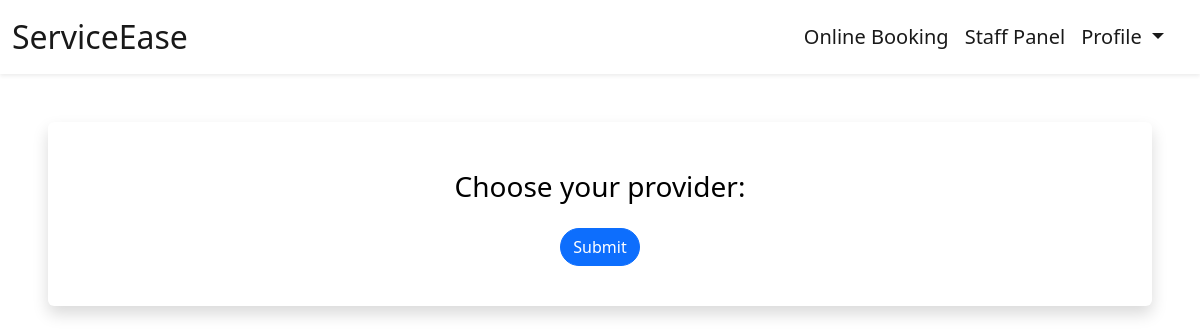
The app's page /booking/booking-submit (signed in), older data.
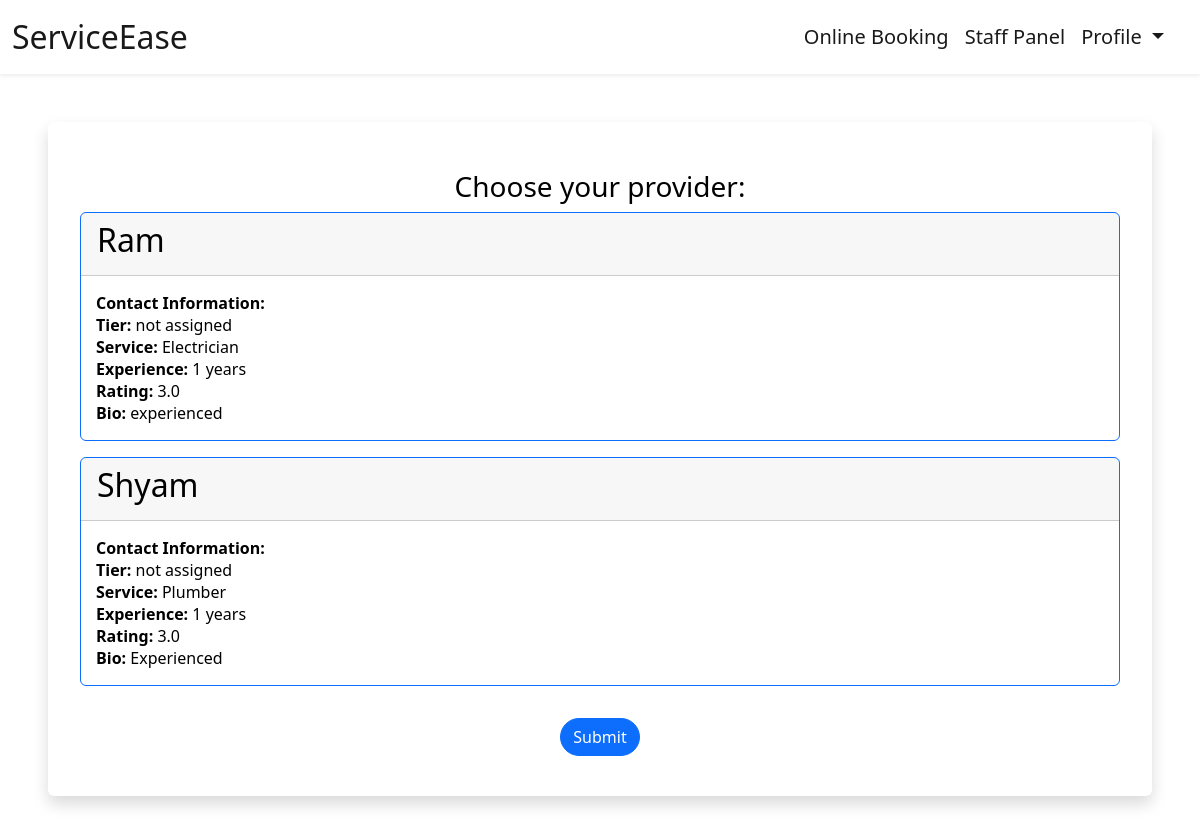
The same page, newer data.
### booking/models.py (models this page shows, shortened)
class Staff(models.Model):
    name = models.CharField(max_length=100)
    contact_number = models.CharField(max_length=100)
    tier = models.CharField(max_length=50,default="Not assigned")
    service = models.CharField(max_length=100)
    bio = models.TextField()
    experience = models.IntegerField()
    rating = models.FloatField()
    image = models.ImageField(upload_to='images/', null=True, blank=True)
    price = models.DecimalField(decimal_places=2, max_digits=8)

### booking/views.py (the view, shortened to what this page needs)
# urls.py: path('booking-submit', views.bookingSubmit, name='bookingSubmit'),
def bookingSubmit(request):
    user = request.user
    times = [
        "3 PM", "3:30 PM", "4 PM", "4:30 PM", "5 PM", "5:30 PM", "6 PM", "6:30 PM", "7 PM", "7:30 PM"
    ]
    today = datetime.now()
    minDate = today.strftime('%Y-%m-%d')
    deltatime = today + timedelta(days=21)
    strdeltatime = deltatime.strftime('%Y-%m-%d')
    maxDate = strdeltatime
    day = request.session.get('day')
    service = request.session.get('service')
    staff_members = Staff.objects.all()
    hour = checkTime(times, day)
    return render(request, 'bookingSubmit.html' ,{
        'times':hour,'staff':staff_members
    })

### booking/views.py (called while the page is built)
def checkTime(times, day):
    x = []
    for k in times:
        if Appointment.objects.filter(day=day, time=k).count() < 1:
            x.append(k)
    return x

### booking/templates/bookingSubmit.html (shortened to what this page needs)
{% extends 'layout.html' %} {% load static %} {% block body %}
{% if user.is_authenticated %}
<div class="shadow p-4 mb-5 bg-body bg-body rounded text-black text-center m-5">
  <form
    method="post"
    action="{% url 'bookingSubmit' %}"
    class="me-2 ms-2"
    required
  >
    <h3 class="text-center fPersian mt-4">Choose your provider:</h3>
{% for staff_member in staff %}
  <div class="card border-primary custom-card mb-3" style="width: 100%;">
    <div class="card-header" style="display: flex; justify-content: space-between; align-items: center;">
      <h2>{{ staff_member.name }}</h2>
    </div>
    <div class="card-body" style="display: flex; flex-direction: column; text-align: left;">
      <p style="margin: -1;"><strong>Contact Information:</strong> {{ staff_member.contact_information }}</p>
      <p style="margin: -1;"><strong>Tier:</strong> {{ staff_member.tier }}</p>
      <p style="margin: -1;"><strong>Service:</strong> {{ staff_member.service }}</p>
      <p style="margin: -1;"><strong>Experience:</strong> {{ staff_member.experience }} years</p>
      <p style="margin: -1;"><strong>Rating:</strong> {{ staff_member.rating }}</p>
      <p style="margin: -1;"><strong>Bio:</strong> {{ staff_member.bio }}</p>
    </div>
  </div>
{% endfor %}
<button type="submit" class="btn btn-primary text-white mt-3 fPersian rounded-pill ">
  Submit
</button>
</form>
</div>
{% else %}
<div class="shadow p-4 mb-5 bg-body bg-body rounded text-black m-5">
  <h1 class="p-2 me-3">First Sign in!</h1>
  <a href="{% url 'login' %}" class="btn btn-primary text-white">Sign in</a>
</div>
{% endif %} {% endblock %}

Row changes from the older to the newer data that the page shows:
added Staff: name "Ram", tier "not assigned", service "Electrician", experience "1", rating "3.0", bio "experienced"
added Staff: name "Shyam", tier "not assigned", service "Plumber", experience "1", rating "3.0", bio "Experienced"
